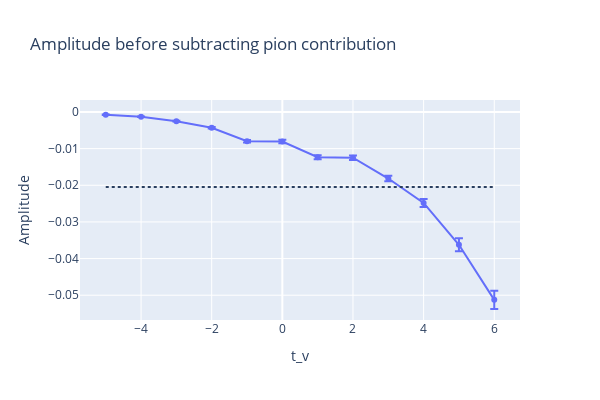

This figure's notebook cell:
### Markdown cell above
### Amplitude v.s. t_v  after averaging over tK

### Code cell
amp_Hw = calc_amp_multiple_trajs(trajs, avg_tK=True)
amp_Hw_avg, amp_Hw_err = mean_err(amp_Hw)

# tv_min, tv_max = -5, 8
tv_min, tv_max = -5, 6

fig = go.Figure()
y = np.concatenate([amp_Hw_avg[tv_min:], amp_Hw_avg[:tv_max+1]])
err_y = np.concatenate([amp_Hw_err[tv_min:], amp_Hw_err[:tv_max+1]])
fig.add_trace(go.Scatter(x=list(range(tv_min, tv_max+1)), y=y, 
                         error_y=dict(type='data', array=err_y))
)

fig.add_shape(dict(type='line', line_dash='dot',
      y0= -0.02047, y1=-0.02047,
      x0= tv_min, x1=tv_max))

fig.update_layout(title_text='', width=600, height=400)
fig.update_layout(title='Amplitude before subtracting pion contribution')
fig.update_xaxes(title_text='t_v')
fig.update_yaxes(title_text='Amplitude')
fig.write_image('amp_vs_tv_before_pion.pdf')
fig.show()

### Figure 1 — Plotly figure (JSON) as saved in the notebook; plotly's stock layout.template omitted (floating-point values rounded to 4 significant figures)
{"data": [{"error_y": {"array": [5.005e-05, 8.057e-05, 0.0001121, 0.0001745, 0.0003246, 0.0004465, 0.0005424, 0.0006205, 0.0007355, 0.001078, 0.001753, 0.002499], "type": "data"}, "type": "scatter", "x": [-5, -4, -3, -2, -1, 0, 1, 2, 3, 4, 5, 6], "y": [-0.0007576, -0.001302, -0.002513, -0.004308, -0.007997, -0.008054, -0.01235, -0.01247, -0.01816, -0.02483, -0.03623, -0.05126]}], "layout": {"height": 400, "shapes": [{"line": {"dash": "dot"}, "type": "line", "x0": -5, "x1": 6, "y0": -0.02047, "y1": -0.02047}], "title": {"text": "Amplitude before subtracting pion contribution"}, "width": 600, "xaxis": {"title": {"text": "t_v"}}, "yaxis": {"title": {"text": "Amplitude"}}}}
